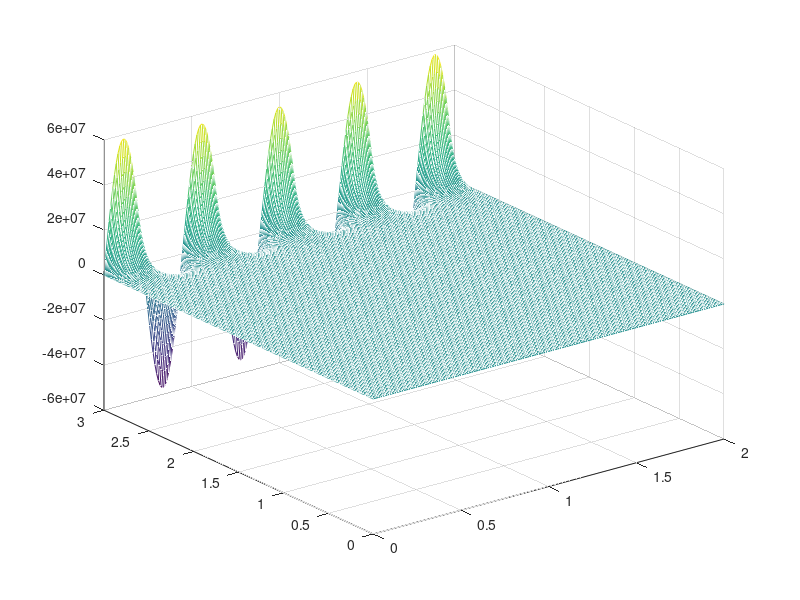

Recreate this plot in MATLAB. (Note: this script raises an error after producing the figure.)
clear, clc
clf

a = 2;
b = 3;

T1 = 80;
dx = 0.01;
dy = 0.01;
m = 5;

x = 0 : dx : a;
y = 0 : dy : b;
n = 1:m;

[X, Y, N] = meshgrid(x, y, n);

mtt1 = 2 * N - 1;
mtt2 = pi * mtt1 / a;

T = (4 * T1 / pi) * ((sin(mtt2 .* X) .* sinh(mtt2 .* Y)) ...
    ./ (mtt1 .* sinh(mtt1 * b)));


mesh(X(:, :, 1), Y(:, :, 1), sum(T, 3));
xlabel $x$; ylabel $y$
title(['$$ T((x, y) = \frac{4t}{\pi} \sum\limits_{n=1}^{' num2str(m) '} \frac{\sin \left[(2n-1) \frac{\pi x}{a} \right]}{2n-1} $$']);